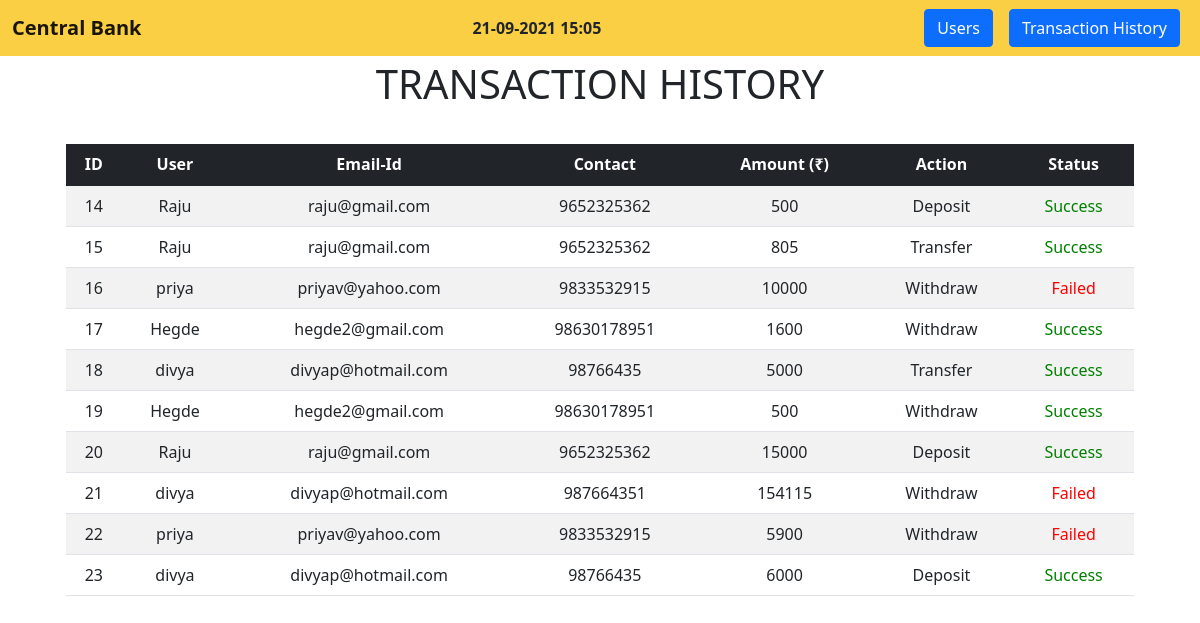
The page /history/ on the database its author committed.
### bank/models.py (models this page shows, shortened)
class History(models.Model):
    username = models.CharField(max_length=30)
    email_id = models.EmailField()
    contact = models.IntegerField()
    amount = models.IntegerField("Amount (₹)")
    action = models.CharField(max_length=30)
    status = models.CharField(max_length=30)

### bank/views.py (the view)
# urls.py: path("history/", views.HistoryPage, name="History"),
def HistoryPage(request):
    data = History.objects.all()
    return render(request, 'transaction_history.html', {"data" : data})

### templates/transaction_history.html (shortened to what this page needs)
{% extends 'base.html' %}
{% block body %}
<div class="container-fluid text-Dark py-1 text-center">
    <h1>TRANSACTION HISTORY</h1>
</div>
<div class="container row text-center py-4" style="margin: auto;">
    <div class="col-md-12">
        <table class="table table-striped table-hover">
            <thead class="table-dark">
                <th>ID</th>
                <th>User</th>
                <th>Email-Id</th>
                <th>Contact</th>
                <th>Amount (₹)</th>
                <th>Action</th>
                <th>Status</th>
            </thead>
            <tbody>
                {% for i in data %}
                    <tr>
                        <td>{{i.id}}</td>
                        <td>{{i.username}}</td>
                        <td>{{i.email_id}}</td>
                        <td>{{i.contact}}</td>
                        <td>{{i.amount}}</td>
                        <td>{{i.action}}</td>
                        {% if i.status == "Success" %}
                            <td style="color: green;">{{i.status}}</td>
                        {% else %}
                            <td style="color: red;">{{i.status}}</td>
                        {% endif %}
                    </tr>
                {% endfor %}
            </tbody>
        </table>
    </div>
</div>
{% endblock body %}

### rows shown on the page
History: id "14", username "Raju", email_id "raju@gmail.com", contact "9652325362", amount "500", action "Deposit", status "Success"
History: id "15", username "Raju", email_id "raju@gmail.com", contact "9652325362", amount "805", action "Transfer", status "Success"
History: id "16", username "priya", email_id "priyav@yahoo.com", contact "9833532915", amount "10000", action "Withdraw", status "Failed"
History: id "17", username "Hegde", email_id "hegde2@gmail.com", contact "98630178951", amount "1600", action "Withdraw", status "Success"
History: id "18", username "divya", email_id "divyap@hotmail.com", contact "98766435", amount "5000", action "Transfer", status "Success"
History: id "19", username "Hegde", email_id "hegde2@gmail.com", contact "98630178951", amount "500", action "Withdraw", status "Success"
History: id "20", username "Raju", email_id "raju@gmail.com", contact "9652325362", amount "15000", action "Deposit", status "Success"
History: id "21", username "divya", email_id "divyap@hotmail.com", contact "987664351", amount "154115", action "Withdraw", status "Failed"
History: id "22", username "priya", email_id "priyav@yahoo.com", contact "9833532915", amount "5900", action "Withdraw", status "Failed"
History: id "23", username "divya", email_id "divyap@hotmail.com", contact "98766435", amount "6000", action "Deposit", status "Success"
